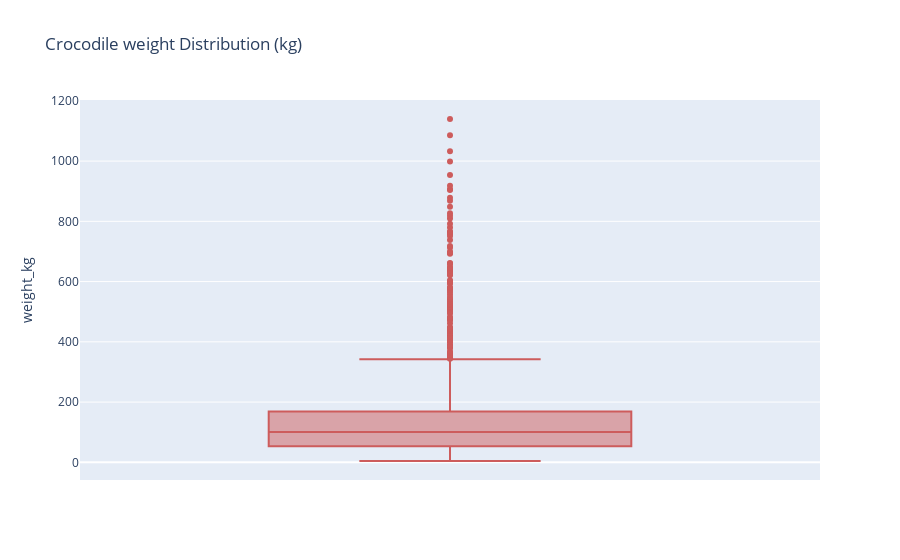

The notebook cell this image was saved under:
### Code cell
# Create a box plot for crocodile weights

fig_length = px.box(
    df, 
    y="weight_kg", 
    points="outliers",
    color_discrete_sequence=["indianred"], 
    title="Crocodile weight Distribution (kg)"
)
fig_length.show()

### Figure 1 — Plotly figure (JSON) as saved in the notebook; plotly's stock layout.template omitted (floating-point values rounded to 4 significant figures; data arrays with more than 128 entries replaced by an {"elided": "..."} marker saying what was removed)
{"data": [{"alignmentgroup": "True", "boxpoints": "outliers", "hovertemplate": "weight_kg=%{y}<extra></extra>", "legendgroup": "", "marker": {"color": "indianred"}, "name": "", "notched": false, "offsetgroup": "", "orientation": "v", "showlegend": false, "type": "box", "x0": " ", "xaxis": "x", "y": {"elided": "1000 float values"}, "y0": " ", "yaxis": "y"}], "layout": {"boxmode": "group", "legend": {"tracegroupgap": 0}, "title": {"text": "Crocodile weight Distribution (kg)"}, "xaxis": {"anchor": "y", "domain": [0, 1]}, "yaxis": {"anchor": "x", "domain": [0, 1], "title": {"text": "weight_kg"}}}}
